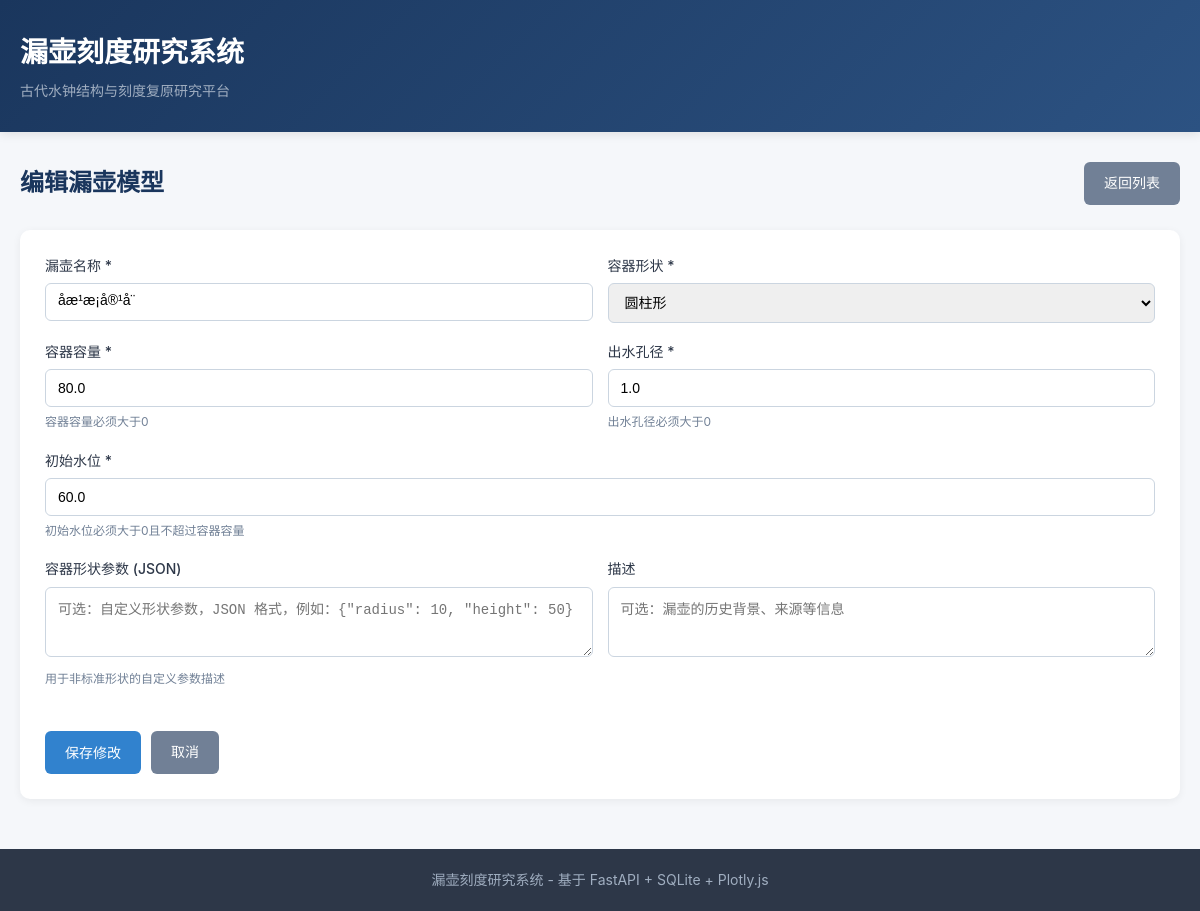
The app's page /containers/3/edit with its own data.
### app/models.py (models this page shows)
class Container(Base):
    __tablename__ = "containers"
    id = Column(Integer, primary_key=True, index=True)
    name = Column(String(200), nullable=False)
    shape = Column(String(50), nullable=False)
    capacity = Column(Float, nullable=False)
    orifice_diameter = Column(Float, nullable=False)
    initial_water_level = Column(Float, nullable=False)
    shape_params = Column(Text, nullable=True)
    description = Column(Text, nullable=True)
    created_at = Column(DateTime(timezone=True), server_default=func.now())
    updated_at = Column(DateTime(timezone=True), onupdate=func.now())
    experiments = relationship("Experiment", back_populates="container", cascade="all, delete-orphan")
    scale_schemes = relationship("ScaleScheme", back_populates="container", cascade="all, delete-orphan")

### app/main.py (the view)
@app.get("/containers/{container_id}/edit", response_class=HTMLResponse)
async def edit_container_form(request: Request, container_id: int, db: Session = Depends(get_db)):
    container = db.query(models.Container).filter(models.Container.id == container_id).first()
    if not container:
        raise HTTPException(status_code=404, detail="容器不存在")
    return templates.TemplateResponse("container_form.html", {"request": request, "container": container})

### templates/container_form.html (shortened to what this page needs)
{% extends "base.html" %}
{% block content %}
<div class="page-header">
    <h2>{% if container %}编辑{% else %}创建{% endif %}漏壶模型</h2>
    <a href="/" class="btn btn-secondary">返回列表</a>
</div>
<div class="card">
    <form method="post" action="{% if container %}/containers/{{ container.id }}/update{% else %}/containers{% endif %}">
        <div class="form-row">
            <div class="form-group">
                <label>漏壶名称 *</label>
                <input type="text" name="name" required maxlength="200"
                       value="{% if form_data %}{{ form_data.name }}{% elif container %}{{ container.name }}{% endif %}"
                       placeholder="例如：汉代铜壶">
            </div>
            <div class="form-group">
                <label>容器形状 *</label>
                <select name="shape" required>
                    <option value="cylindrical" {% if (form_data and form_data.shape == 'cylindrical') or (container and container.shape == 'cylindrical') %}selected{% endif %}>圆柱形</option>
                </select>
            </div>
        </div>
        <div class="form-row">
            <div class="form-group">
                <label>容器容量 *</label>
                <input type="number" name="capacity" required step="any" min="0.01"
                       value="{% if form_data %}{{ form_data.capacity }}{% elif container %}{{ container.capacity }}{% endif %}"
                       placeholder="单位：任意一致即可">
                <p class="help-text">容器容量必须大于0</p>
            </div>
            <div class="form-group">
                <label>出水孔径 *</label>
                <input type="number" name="orifice_diameter" required step="any" min="0.01"
                       value="{% if form_data %}{{ form_data.orifice_diameter }}{% elif container %}{{ container.orifice_diameter }}{% endif %}"
                       placeholder="单位：与容量一致">
                <p class="help-text">出水孔径必须大于0</p>
            </div>
        </div>
        <div class="form-group">
            <label>初始水位 *</label>
            <input type="number" name="initial_water_level" required step="any" min="0.01"
                   value="{% if form_data %}{{ form_data.initial_water_level }}{% elif container %}{{ container.initial_water_level }}{% endif %}"
                   placeholder="不能超过容器容量">
            <p class="help-text">初始水位必须大于0且不超过容器容量</p>
        </div>
        <div class="form-row">
            <div class="form-group">
                <label>容器形状参数 (JSON)</label>
                <textarea name="shape_params" rows="3" placeholder="可选：自定义形状参数，JSON 格式，例如：{&quot;radius&quot;: 10, &quot;height&quot;: 50}"></textarea>
                <p class="help-text">用于非标准形状的自定义参数描述</p>
            </div>
            <div class="form-group">
                <label>描述</label>
                <textarea name="description" rows="3" placeholder="可选：漏壶的历史背景、来源等信息"></textarea>
            </div>
        </div>
        <div class="form-actions">
            <button type="submit" class="btn btn-primary">{% if container %}保存修改{% else %}创建漏壶{% endif %}</button>
            <a href="/" class="btn btn-secondary">取消</a>
        </div>
    </form>
</div>
{% endblock %}

### static/style.css (style rules this page uses)
* { margin: 0; padding: 0; box-sizing: border-box; }
body { font-family: -apple-system, BlinkMacSystemFont, "Segoe UI", "PingFang SC", "Hiragino Sans GB", "Microsoft YaHei", sans-serif; background: #f5f7fa; color: #2c3e50; line-height: 1.6; }
.page-header { display: flex; justify-content: space-between; align-items: center; margin-bottom: 25px; flex-wrap: wrap; gap: 15px; }
.page-header h2 { font-size: 24px; color: #1a365d; }
.btn { display: inline-block; padding: 10px 20px; border: none; border-radius: 6px; font-size: 14px; font-weight: 500; cursor: pointer; text-decoration: none; transition: all 0.2s; }
.btn-primary { background: #3182ce; color: white; }
.btn-secondary { background: #718096; color: white; }
.card { background: white; border-radius: 10px; box-shadow: 0 2px 8px rgba(0, 0, 0, 0.06); padding: 25px; margin-bottom: 20px; }
.form-group { margin-bottom: 18px; }
.form-group label { display: block; margin-bottom: 6px; font-weight: 500; color: #2d3748; font-size: 14px; }
.form-group input, .form-group select, .form-group textarea { width: 100%; padding: 10px 12px; border: 1px solid #cbd5e0; border-radius: 6px; font-size: 14px; transition: border-color 0.2s; }
.form-row { display: grid; grid-template-columns: 1fr 1fr; gap: 15px; }
.form-actions { display: flex; gap: 10px; margin-top: 25px; }
.help-text { font-size: 12px; color: #718096; margin-top: 5px; }

### records on screen
Container: name "åæ¹æ¡å®¹å¨", shape "圆柱形", capacity "80.0", orifice_diameter "1.0", initial_water_level "60.0"
